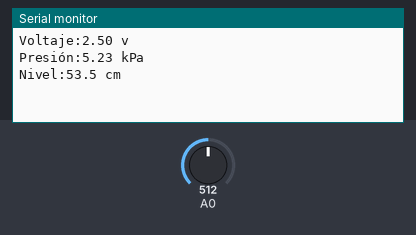
This sketch was run on a simulated Arduino Uno, built with avr-gcc and run on an emulated ATmega328P. Parts: the last lines printed to the serial monitor. The inputs (shaded band) are chosen by the test bench; at power-on: A0 = 512.

Above: at 1.2 s.
1.3 s: A0 set to 716
At 3.6 s:
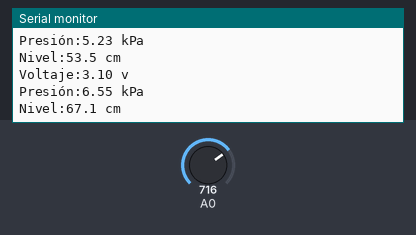
4.8 s: A0 set to 900
At 7.1 s:
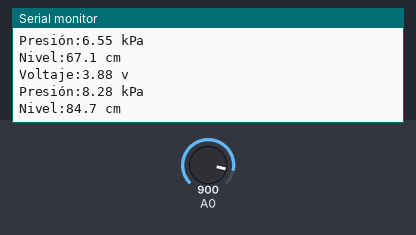

The sketch:

MPX5010DP.ino
```cpp
/*=================================================
https://controlautomaticoeducacion.com/arduino/ - 2020
By: Sergio Andres Castaño Giraldo
=================================================*/
// Vout Vacio = 0.15v
// Vout en 0cm = 0.176v
double Level,Vout=0.15,P,Vs=5.0;
double aux;
double tolP=0.04*Vs-Vout; // Ajusta la medida de presión

int adc_filtrado = 0;
int adc_raw = 0;
#define alpha 0.6

int i, rho = 997;
double g=9.8;

void setup()
{
  Serial.begin(9600);
  adc_raw = analogRead(A0);
  adc_filtrado = adc_raw;
}

void loop()
{
   adc_raw = analogRead(A0);
   adc_filtrado = (alpha*adc_raw) + ((1-alpha)*adc_filtrado);
   Vout = (float(adc_filtrado)*5.0/1023.0); //v


   /*/Voltaje del Sensor MPC5010DP
   aux=0;
   for(i=0;i<10;i++){
    aux = aux + (float(analogRead(A0))*5.0/1023.0); //v
    delay(5);
   }

   Vout=aux/10.0;*/

  //Presión en Kpa según gráfica 4 del Datasheet
  P = ( Vout - 0.04*Vs + tolP ) / (0.09 * Vs) ; //kPa

  Level = ((P*1000)/(rho*g))*100;  //Medida de Nivel del tanque

  //Level = 1.081349*Level + 0.219574;

  Serial.print("\n\nVoltaje:");
  Serial.print(Vout);
  Serial.println(" v");

  Serial.print("Presión:");
  Serial.print(P);
  Serial.println(" kPa");

  Serial.print("Nivel:");
  Serial.print(Level,1);
  Serial.println(" cm");

  delay(3000);
}
```

Measured:
- after the input at 1.3 s, the serial monitor: prints a new line after 1.7 s (image 1)
- after the input at 4.8 s, the serial monitor: prints a new line after 1.2 s (image 2)
